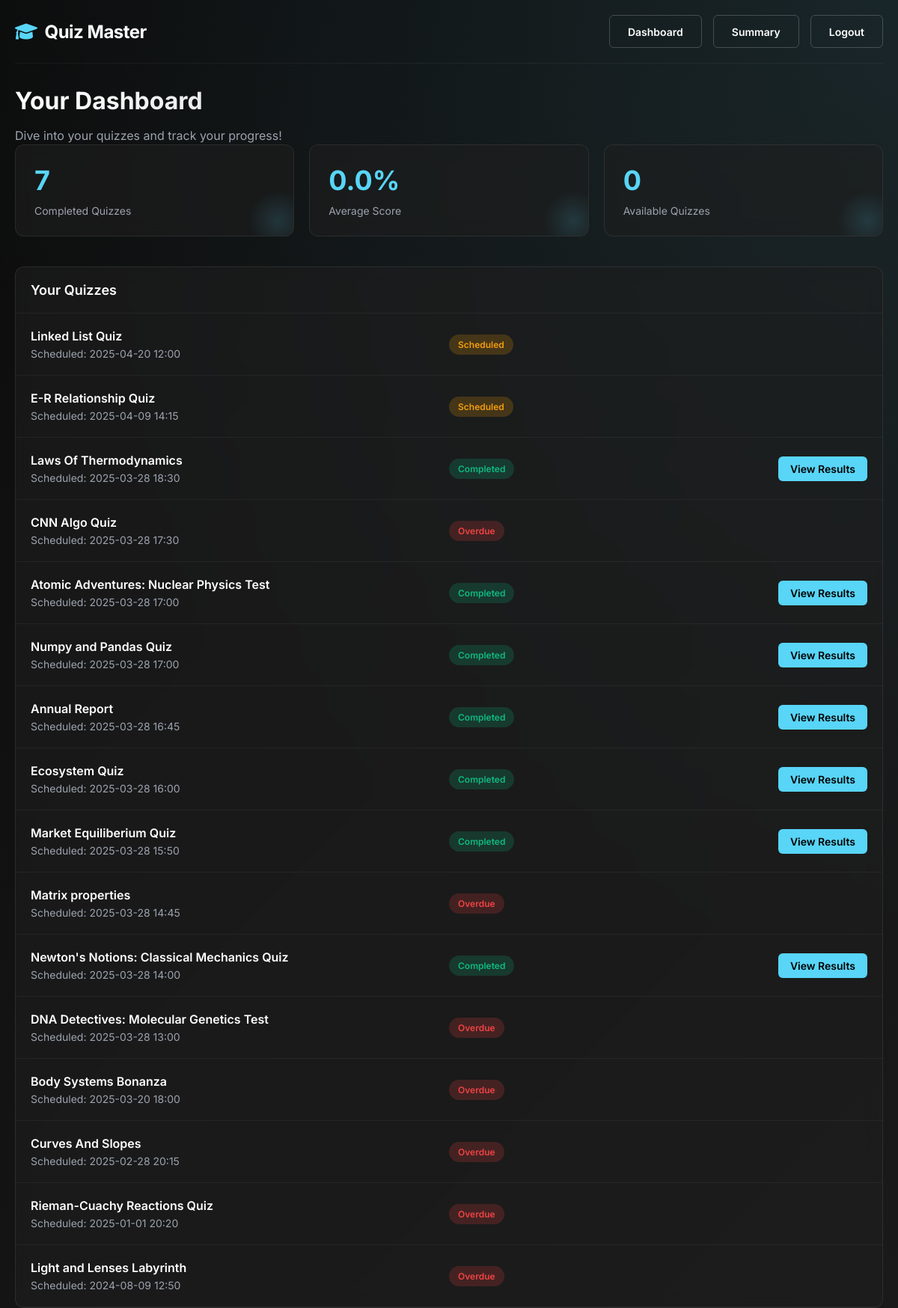
The page /user/dashboard (signed in) on the database its author committed.
### models.py (models this page shows, shortened)
class Quiz(db.Model):
    __tablename__ = 'quizzes'
    id = db.Column(db.Integer, primary_key=True)
    name = db.Column(db.String(120), nullable=False, index=True)
    chapter_id = db.Column(db.Integer, db.ForeignKey('chapters.id'), nullable=False)
    description = db.Column(db.Text)
    instructions = db.Column(db.Text)
    quiz_type = db.Column(db.String(20), default="assessment")
    passing_score = db.Column(db.Float, default=0.0)  # Minimum score to pass
    allow_retake = db.Column(db.Boolean, default=True)
    max_attempts = db.Column(db.Integer, default=1)  # 0 means unlimited
    show_answers = db.Column(db.Boolean, default=True)  # Show correct answers after quiz
    randomize_questions = db.Column(db.Boolean, default=False)
    date_of_quiz = db.Column(db.Date)
    time_duration = db.Column(db.Integer)  # Duration in minutes
    start_time = db.Column(db.DateTime, index=True)
    end_time = db.Column(db.DateTime, index=True)
    is_active = db.Column(db.Boolean, default=True)
    created_at = db.Column(db.DateTime, default=datetime.utcnow)
    created_by = db.Column(db.Integer, db.ForeignKey('users.id'))
    questions = db.relationship('Question', backref='quiz', cascade="all, delete-orphan", lazy=True)
    scores = db.relationship('Score', backref='quiz', cascade="all, delete-orphan", lazy=True)
    tags = db.relationship('QuizTag', backref='quiz', cascade="all, delete-orphan", lazy=True)
    creator = db.relationship('User', foreign_keys=[created_by], backref='created_quizzes')

### routes.py (the view)
@app_routes.route("/user/dashboard", methods=["GET"])
def user_dashboard():
    if session.get("role") != "user":
        flash("Access denied! Users only.", "danger")
        return redirect(url_for("app_routes.login"))
    try:
        now = datetime.now()
        search_query = request.args.get("search")
        if search_query:
            quizzes = Quiz.query.filter(Quiz.name.ilike(f"%{search_query}%")).all()
        else:
            quizzes = Quiz.query.all()
        user_id = session['user_id']
        quiz_status_list = []
        completed_count = 0
        available_count = 0
        for quiz in quizzes:
            score = Score.query.filter_by(quiz_id=quiz.id, user_id=user_id).first()
            if score:
                status = "Completed"
                completed_count += 1
            else:
                if quiz.start_time and now < quiz.start_time:
                    status = "Scheduled"
                elif quiz.end_time and now > quiz.end_time:
                    status = "Overdue"
                else:
                    status = "Available"
                    available_count += 1
            quiz_status_list.append({
                'quiz': quiz,
                'status': status
            })
        avg_score_query = db.session.query(func.avg(Score.total_scored)).filter_by(user_id=user_id).scalar()
        try:
            avg_score = float(avg_score_query) if avg_score_query is not None else 0.0
        except (TypeError, ValueError):
            avg_score = 0.0
        return render_template("user_dashboard.html",
            quiz_status_list=quiz_status_list,
            completed_count=completed_count,
            available_count=available_count,
            avg_score=avg_score
        )
    except Exception as e:
        flash(f"Error loading dashboard: {str(e)}", "danger")
        return redirect(url_for("app_routes.login"))

### routes.py (called while the page is built)
@app_routes.context_processor
def inject_responsive_elements():
    is_mobile = request.user_agent.platform in ['android', 'iphone'] or \
                'mobile' in request.user_agent.string.lower()
    return {
        'is_mobile': is_mobile,
        'current_year': datetime.now().year
    }  # Fixed: Added missing closing brace

### templates/user/user_dashboard.html (shortened to what this page needs)
{% extends "base.html" %}
{% block content %}
<div class="dashboard-header">
    <h1 class="dashboard-title">Your Dashboard</h1>
    <p class="dashboard-subtitle">Dive into your quizzes and track your progress!</p>
</div>
<div class="stats-grid">
    <div class="stat-card">
        <div class="stat-value">{{ completed_count }}</div>
        <div class="stat-label">Completed Quizzes</div>
    </div>
    <div class="stat-card">
        <div class="stat-value">{{ avg_score|round(0) }}%</div>
        <div class="stat-label">Average Score</div>
    </div>
    <div class="stat-card">
        <div class="stat-value">{{ available_count }}</div>
        <div class="stat-label">Available Quizzes</div>
    </div>
</div>
<div class="quiz-list">
    <div class="list-header">
        <h2 class="list-title">Your Quizzes</h2>
    </div>
    {% if quiz_status_list %}
        {% set available = quiz_status_list|selectattr("status", "equalto", "Available")|list %}
        {% set others = quiz_status_list|rejectattr("status", "equalto", "Available")|list %}
        {% set sorted_available = available|sort(attribute='quiz.start_time', reverse=true) %}
        {% set sorted_others = others|sort(attribute='quiz.start_time', reverse=true) %}
        {% set sorted_list = sorted_available + sorted_others %}
        {% for item in sorted_list %}
        <div class="quiz-item">
            <div class="quiz-info">
                <div class="quiz-name">{{ item.quiz.name }}</div>
                <div class="quiz-details">
                    {% if item.quiz.start_time %}
                        Scheduled: {{ item.quiz.start_time.strftime("%Y-%m-%d %H:%M") }}
                    {% else %}
                        No schedule set
                    {% endif %}
                </div>
            </div>
            <div>
                <span class="status-badge status-{{ item.status|lower }}">{{ item.status }}</span>
            </div>
            <div class="quiz-actions">
                {% if item.status == 'Available' %}
                    <a href="{{ url_for('app_routes.attempt_quiz', quiz_id=item.quiz.id) }}" class="action-btn">Take Quiz</a>
                {% elif item.status == 'Completed' %}
                    <a href="{{ url_for('app_routes.view_attempt_details', quiz_id=item.quiz.id) }}" class="action-btn">View Results</a>
                {% endif %}
            </div>
        </div>
        {% endfor %}
    {% else %}
        <div class="empty-state">
            <p>No quizzes available yet. Check back soon!</p>
        </div>
    {% endif %}
</div>
{% endblock %}

### rows shown on the page
Quiz: quiz.name "Linked List Quiz", quiz.start_time "2025-04-20 12:00"
Quiz: quiz.name "E-R Relationship Quiz", quiz.start_time "2025-04-09 14:15"
Quiz: quiz.name "Laws Of Thermodynamics", quiz.start_time "2025-03-28 18:30"
Quiz: quiz.name "CNN Algo Quiz", quiz.start_time "2025-03-28 17:30"
Quiz: quiz.name "Atomic Adventures: Nuclear Physics Test", quiz.start_time "2025-03-28 17:00"
Quiz: quiz.name "Numpy and Pandas Quiz", quiz.start_time "2025-03-28 17:00"
Quiz: quiz.name "Annual Report", quiz.start_time "2025-03-28 16:45"
Quiz: quiz.name "Ecosystem Quiz", quiz.start_time "2025-03-28 16:00"
Quiz: quiz.name "Market Equiliberium Quiz", quiz.start_time "2025-03-28 15:50"
Quiz: quiz.name "Matrix properties", quiz.start_time "2025-03-28 14:45"
Quiz: quiz.name "Newton's Notions: Classical Mechanics Quiz", quiz.start_time "2025-03-28 14:00"
Quiz: quiz.name "DNA Detectives: Molecular Genetics Test", quiz.start_time "2025-03-28 13:00"
Quiz: quiz.name "Body Systems Bonanza", quiz.start_time "2025-03-20 18:00"
Quiz: quiz.name "Curves And Slopes", quiz.start_time "2025-02-28 20:15"
Quiz: quiz.name "Rieman-Cuachy Reactions Quiz", quiz.start_time "2025-01-01 20:20"
Quiz: quiz.name "Light and Lenses Labyrinth", quiz.start_time "2024-08-09 12:50"

### other values the page prints
{{ completed_count }} "7"
{{ avg_score|round(0) }} "0.0"
{{ available_count }} "0"
{{ item.status }} "Scheduled" "Scheduled" "Completed" "Overdue" "Completed" "Completed" "Completed" "Completed" "Completed" "Overdue" "Completed" "Overdue" "Overdue" "Overdue" "Overdue" "Overdue"
